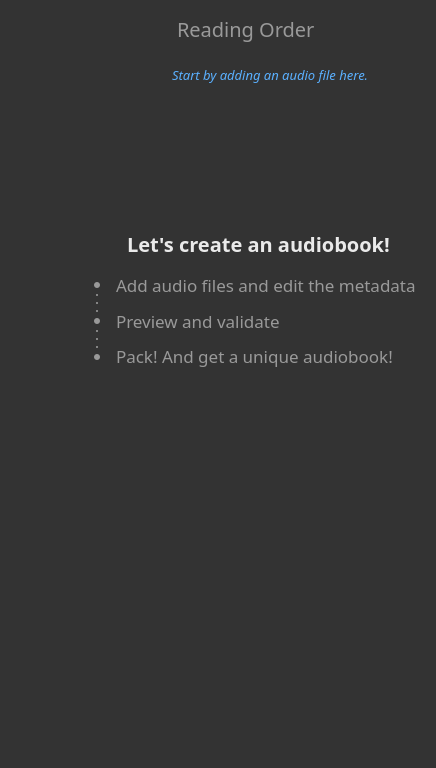
<?xml version="1.0" encoding="UTF-8"?>
<ui version="4.0">
 <class>ReadingOrderWidget</class>
 <widget class="QWidget" name="ReadingOrderWidget">
  <property name="geometry">
   <rect>
    <x>0</x>
    <y>0</y>
    <width>436</width>
    <height>768</height>
   </rect>
  </property>
  <property name="sizePolicy">
   <sizepolicy hsizetype="Fixed" vsizetype="Preferred">
    <horstretch>0</horstretch>
    <verstretch>0</verstretch>
   </sizepolicy>
  </property>
  <property name="minimumSize">
   <size>
    <width>436</width>
    <height>0</height>
   </size>
  </property>
  <property name="maximumSize">
   <size>
    <width>436</width>
    <height>16777215</height>
   </size>
  </property>
  <property name="acceptDrops">
   <bool>true</bool>
  </property>
  <property name="windowTitle">
   <string>Form</string>
  </property>
  <property name="styleSheet">
   <string notr="true">background: #333333;
box-shadow: inset 1px 0px 0px rgba(0, 0, 0, 0.25);</string>
  </property>
  <layout class="QGridLayout" name="gridLayout">
   <item row="0" column="0">
    <layout class="QVBoxLayout" name="verticalLayout">
     <property name="spacing">
      <number>0</number>
     </property>
     <item>
      <widget class="QWidget" name="widget" native="true">
       <property name="sizePolicy">
        <sizepolicy hsizetype="Fixed" vsizetype="Fixed">
         <horstretch>0</horstretch>
         <verstretch>0</verstretch>
        </sizepolicy>
       </property>
       <property name="minimumSize">
        <size>
         <width>420</width>
         <height>40</height>
        </size>
       </property>
       <property name="maximumSize">
        <size>
         <width>420</width>
         <height>40</height>
        </size>
       </property>
       <property name="styleSheet">
        <string notr="true">background: #333333;
/* background: rgba(255, 255, 255, 0.0001); */
box-shadow: inset 0px 1px 0px rgba(0, 0, 0, 0.2);
</string>
       </property>
       <widget class="QPushButton" name="pushButton_Add">
        <property name="geometry">
         <rect>
          <x>380</x>
          <y>0</y>
          <width>40</width>
          <height>40</height>
         </rect>
        </property>
        <property name="sizePolicy">
         <sizepolicy hsizetype="Fixed" vsizetype="Fixed">
          <horstretch>0</horstretch>
          <verstretch>0</verstretch>
         </sizepolicy>
        </property>
        <property name="minimumSize">
         <size>
          <width>40</width>
          <height>40</height>
         </size>
        </property>
        <property name="baseSize">
         <size>
          <width>40</width>
          <height>40</height>
         </size>
        </property>
        <property name="styleSheet">
         <string notr="true">font-family: Noto Sans TC;
font-style: normal;
font-weight: 400;
font-size: 14px;
line-height: 20px;

/*
position: absolute;
width: 24px;
height: 24px;
left: calc(50% - 24px/2);
top: calc(50% - 24px/2);
*/

color: rgba(255, 255, 255, 1);
/* 
background: rgba(255, 255, 255, 0.0001); 
*/


background: #333333;
border: 0px;
color: #FFFFFF;


/*
QToolTip {
	color: rgba(255, 0, 0, 1);
	background: rgba(255, 255, 0, 1);
}
*/

</string>
        </property>
        <property name="text">
         <string/>
        </property>
        <property name="icon">
         <iconset resource="resources.qrc">
          <normaloff>:/SVG/svg/icon/common-add.svg</normaloff>:/SVG/svg/icon/common-add.svg</iconset>
        </property>
        <property name="iconSize">
         <size>
          <width>24</width>
          <height>24</height>
         </size>
        </property>
       </widget>
       <widget class="QLabel" name="label_2">
        <property name="geometry">
         <rect>
          <x>166</x>
          <y>5</y>
          <width>160</width>
          <height>26</height>
         </rect>
        </property>
        <property name="font">
         <font>
          <family>Noto Sans TC</family>
          <pointsize>15</pointsize>
         </font>
        </property>
        <property name="styleSheet">
         <string notr="true">color: rgba(255, 255, 255, 0.5);
background: rgba(255, 255, 255, 0.0001);</string>
        </property>
        <property name="text">
         <string>Reading Order</string>
        </property>
       </widget>
       <widget class="QLabel" name="label">
        <property name="geometry">
         <rect>
          <x>144</x>
          <y>11</y>
          <width>18</width>
          <height>18</height>
         </rect>
        </property>
        <property name="sizePolicy">
         <sizepolicy hsizetype="Fixed" vsizetype="Fixed">
          <horstretch>0</horstretch>
          <verstretch>0</verstretch>
         </sizepolicy>
        </property>
        <property name="styleSheet">
         <string notr="true">background: rgba(255, 255, 255, 0.0001);</string>
        </property>
        <property name="text">
         <string/>
        </property>
        <property name="pixmap">
         <pixmap resource="resources.qrc">:/SVG/svg/icon/reading-order-icon.svg</pixmap>
        </property>
        <property name="scaledContents">
         <bool>true</bool>
        </property>
       </widget>
      </widget>
     </item>
     <item>
      <widget class="QWidget" name="widget_Board" native="true">
       <property name="sizePolicy">
        <sizepolicy hsizetype="Fixed" vsizetype="Fixed">
         <horstretch>0</horstretch>
         <verstretch>0</verstretch>
        </sizepolicy>
       </property>
       <property name="minimumSize">
        <size>
         <width>420</width>
         <height>350</height>
        </size>
       </property>
       <property name="maximumSize">
        <size>
         <width>420</width>
         <height>350</height>
        </size>
       </property>
       <property name="autoFillBackground">
        <bool>false</bool>
       </property>
       <property name="styleSheet">
        <string notr="true"/>
       </property>
       <widget class="QLabel" name="label_NoItem">
        <property name="geometry">
         <rect>
          <x>161</x>
          <y>14</y>
          <width>360</width>
          <height>20</height>
         </rect>
        </property>
        <property name="sizePolicy">
         <sizepolicy hsizetype="Fixed" vsizetype="Fixed">
          <horstretch>0</horstretch>
          <verstretch>0</verstretch>
         </sizepolicy>
        </property>
        <property name="minimumSize">
         <size>
          <width>360</width>
          <height>20</height>
         </size>
        </property>
        <property name="maximumSize">
         <size>
          <width>360</width>
          <height>20</height>
         </size>
        </property>
        <property name="font">
         <font>
          <family>Noto Sans TC</family>
          <pointsize>-1</pointsize>
          <weight>50</weight>
          <italic>true</italic>
          <bold>false</bold>
         </font>
        </property>
        <property name="styleSheet">
         <string notr="true">position: absolute;
width: 197px;
height: 18px;
left: 161px;
top: 13.89px;

font-family: Noto Sans TC;
font-style: italic;
font-weight: normal;
font-size: 13px;
line-height: 18px;
/* identical to box height */

display: flex;
align-items: center;
text-align: right;

/* icon/primary */

color: #5AB0FF;</string>
        </property>
        <property name="text">
         <string>Start by adding an audio file here.</string>
        </property>
        <property name="alignment">
         <set>Qt::AlignLeading|Qt::AlignLeft|Qt::AlignVCenter</set>
        </property>
       </widget>
       <widget class="QWidget" name="widget_Usage" native="true">
        <property name="enabled">
         <bool>true</bool>
        </property>
        <property name="geometry">
         <rect>
          <x>1</x>
          <y>183</y>
          <width>415</width>
          <height>146</height>
         </rect>
        </property>
        <property name="sizePolicy">
         <sizepolicy hsizetype="Fixed" vsizetype="Fixed">
          <horstretch>0</horstretch>
          <verstretch>0</verstretch>
         </sizepolicy>
        </property>
        <property name="minimumSize">
         <size>
          <width>415</width>
          <height>146</height>
         </size>
        </property>
        <property name="maximumSize">
         <size>
          <width>415</width>
          <height>146</height>
         </size>
        </property>
        <property name="styleSheet">
         <string notr="true">/* Group 27 */

/*
position: absolute;
width: 243.01px;
height: 132.25px;
left: 144px;
top: 153px;
*/</string>
        </property>
        <widget class="QLabel" name="label_4">
         <property name="geometry">
          <rect>
           <x>115</x>
           <y>0</y>
           <width>415</width>
           <height>20</height>
          </rect>
         </property>
         <property name="font">
          <font>
           <family>Noto Sans TC</family>
           <pointsize>15</pointsize>
           <weight>75</weight>
           <italic>false</italic>
           <bold>true</bold>
          </font>
         </property>
         <property name="styleSheet">
          <string notr="true">/*
position: absolute;
width: 178px;
height: 20px;
left: calc(50% - 178px/2 - 6px);
top: calc(50% - 20px/2 - 56px);
*/

/*
font-family: Noto Sans TC;
font-style: normal;
font-weight: 500;
font-size: 15px;
line-height: 20px;
display: flex;
align-items: center;
text-align: center;
*/

color: rgba(255, 255, 255, 0.9);
opacity: 0.8;</string>
         </property>
         <property name="text">
          <string>Let's create an audiobook!</string>
         </property>
         <property name="textFormat">
          <enum>Qt::PlainText</enum>
         </property>
        </widget>
        <widget class="QLabel" name="label_5">
         <property name="geometry">
          <rect>
           <x>104</x>
           <y>42</y>
           <width>300</width>
           <height>18</height>
          </rect>
         </property>
         <property name="sizePolicy">
          <sizepolicy hsizetype="Fixed" vsizetype="Fixed">
           <horstretch>0</horstretch>
           <verstretch>0</verstretch>
          </sizepolicy>
         </property>
         <property name="minimumSize">
          <size>
           <width>300</width>
           <height>18</height>
          </size>
         </property>
         <property name="font">
          <font>
           <family>Noto Sans TC</family>
           <pointsize>13</pointsize>
           <italic>false</italic>
           <kerning>true</kerning>
          </font>
         </property>
         <property name="toolTip">
          <string notr="true"/>
         </property>
         <property name="styleSheet">
          <string notr="true">/*
position: absolute;
width: 221px;
height: 18px;
left: calc(50% - 221px/2 + 4.5px);
top: calc(50% - 18px/2 - 14.75px);
*/
/*
font-family: Noto Sans TC;
font-style: italic;
font-weight: normal;
font-size: 13px;
line-height: 18px;
*/
/* identical to box height */

/*
display: flex;
align-items: center;
*/
/* cell/label */

color: rgba(255, 255, 255, 0.5);</string>
         </property>
         <property name="lineWidth">
          <number>0</number>
         </property>
         <property name="text">
          <string>Add audio files and edit the metadata. </string>
         </property>
         <property name="textFormat">
          <enum>Qt::AutoText</enum>
         </property>
        </widget>
        <widget class="QLabel" name="label_6">
         <property name="geometry">
          <rect>
           <x>104</x>
           <y>78</y>
           <width>300</width>
           <height>18</height>
          </rect>
         </property>
         <property name="sizePolicy">
          <sizepolicy hsizetype="Fixed" vsizetype="Fixed">
           <horstretch>0</horstretch>
           <verstretch>0</verstretch>
          </sizepolicy>
         </property>
         <property name="minimumSize">
          <size>
           <width>300</width>
           <height>18</height>
          </size>
         </property>
         <property name="font">
          <font>
           <family>Noto Sans TC</family>
           <pointsize>13</pointsize>
           <italic>false</italic>
           <kerning>true</kerning>
          </font>
         </property>
         <property name="toolTip">
          <string notr="true"/>
         </property>
         <property name="styleSheet">
          <string notr="true">/* Preview and validate */

/*
position: absolute;
width: 119px;
height: 18px;
left: calc(50% - 119px/2 - 46.5px);
top: calc(50% - 18px/2 + 21.25px);

font-family: Noto Sans;
font-style: italic;
font-weight: normal;
font-size: 13px;
line-height: 18px;
*/
/* identical to box height */
/*
display: flex;
align-items: center;
*/
/* cell/label */

color: rgba(255, 255, 255, 0.5);</string>
         </property>
         <property name="text">
          <string>Preview and validate </string>
         </property>
        </widget>
        <widget class="QLabel" name="label_7">
         <property name="geometry">
          <rect>
           <x>104</x>
           <y>111</y>
           <width>300</width>
           <height>22</height>
          </rect>
         </property>
         <property name="sizePolicy">
          <sizepolicy hsizetype="Preferred" vsizetype="Preferred">
           <horstretch>0</horstretch>
           <verstretch>0</verstretch>
          </sizepolicy>
         </property>
         <property name="minimumSize">
          <size>
           <width>300</width>
           <height>22</height>
          </size>
         </property>
         <property name="maximumSize">
          <size>
           <width>16777215</width>
           <height>22</height>
          </size>
         </property>
         <property name="baseSize">
          <size>
           <width>0</width>
           <height>0</height>
          </size>
         </property>
         <property name="font">
          <font>
           <family>Noto Sans TC</family>
           <pointsize>13</pointsize>
           <italic>false</italic>
           <kerning>true</kerning>
          </font>
         </property>
         <property name="toolTip">
          <string notr="true"/>
         </property>
         <property name="styleSheet">
          <string notr="true">/* Preview and validate */

/*
position: absolute;
width: 119px;
height: 18px;
left: calc(50% - 119px/2 - 46.5px);
top: calc(50% - 18px/2 + 21.25px);

font-family: Noto Sans;
font-style: italic;
font-weight: normal;
font-size: 13px;
line-height: 18px;
*/
/* identical to box height */
/*
display: flex;
align-items: center;
*/
/* cell/label */

color: rgba(255, 255, 255, 0.5);</string>
         </property>
         <property name="lineWidth">
          <number>1</number>
         </property>
         <property name="text">
          <string>Pack! And get a unique audiobook!</string>
         </property>
        </widget>
        <widget class="QLabel" name="label_8">
         <property name="geometry">
          <rect>
           <x>82</x>
           <y>48</y>
           <width>6</width>
           <height>6</height>
          </rect>
         </property>
         <property name="sizePolicy">
          <sizepolicy hsizetype="Fixed" vsizetype="Fixed">
           <horstretch>0</horstretch>
           <verstretch>0</verstretch>
          </sizepolicy>
         </property>
         <property name="styleSheet">
          <string notr="true">/* Ellipse 38 */


position: absolute;
width: 6px;
height: 6px;
left: calc(50% - 6px/2 - 125px);
top: calc(50% - 6px/2 - 14.75px);

background: #999999;

border-radius: 3px;</string>
         </property>
         <property name="text">
          <string notr="true"/>
         </property>
        </widget>
        <widget class="QLabel" name="label_9">
         <property name="geometry">
          <rect>
           <x>84</x>
           <y>60</y>
           <width>2</width>
           <height>2</height>
          </rect>
         </property>
         <property name="sizePolicy">
          <sizepolicy hsizetype="Fixed" vsizetype="Fixed">
           <horstretch>0</horstretch>
           <verstretch>0</verstretch>
          </sizepolicy>
         </property>
         <property name="styleSheet">
          <string notr="true">/* Ellipse 38 */


position: absolute;
width: 6px;
height: 6px;
left: calc(50% - 6px/2 - 125px);
top: calc(50% - 6px/2 - 14.75px);

background: #999999;

border-radius: 1px;</string>
         </property>
         <property name="text">
          <string notr="true"/>
         </property>
        </widget>
        <widget class="QLabel" name="label_10">
         <property name="geometry">
          <rect>
           <x>84</x>
           <y>68</y>
           <width>2</width>
           <height>2</height>
          </rect>
         </property>
         <property name="sizePolicy">
          <sizepolicy hsizetype="Fixed" vsizetype="Fixed">
           <horstretch>0</horstretch>
           <verstretch>0</verstretch>
          </sizepolicy>
         </property>
         <property name="styleSheet">
          <string notr="true">/* Ellipse 38 */


position: absolute;
width: 6px;
height: 6px;
left: calc(50% - 6px/2 - 125px);
top: calc(50% - 6px/2 - 14.75px);

background: #999999;

border-radius: 1px;</string>
         </property>
         <property name="text">
          <string notr="true"/>
         </property>
        </widget>
        <widget class="QLabel" name="label_12">
         <property name="geometry">
          <rect>
           <x>84</x>
           <y>76</y>
           <width>2</width>
           <height>2</height>
          </rect>
         </property>
         <property name="sizePolicy">
          <sizepolicy hsizetype="Fixed" vsizetype="Fixed">
           <horstretch>0</horstretch>
           <verstretch>0</verstretch>
          </sizepolicy>
         </property>
         <property name="styleSheet">
          <string notr="true">/* Ellipse 38 */


position: absolute;
width: 6px;
height: 6px;
left: calc(50% - 6px/2 - 125px);
top: calc(50% - 6px/2 - 14.75px);

background: #999999;

border-radius: 1px;</string>
         </property>
         <property name="text">
          <string notr="true"/>
         </property>
        </widget>
        <widget class="QLabel" name="label_13">
         <property name="geometry">
          <rect>
           <x>82</x>
           <y>84</y>
           <width>6</width>
           <height>6</height>
          </rect>
         </property>
         <property name="sizePolicy">
          <sizepolicy hsizetype="Fixed" vsizetype="Fixed">
           <horstretch>0</horstretch>
           <verstretch>0</verstretch>
          </sizepolicy>
         </property>
         <property name="styleSheet">
          <string notr="true">/* Ellipse 38 */


position: absolute;
width: 6px;
height: 6px;
left: calc(50% - 6px/2 - 125px);
top: calc(50% - 6px/2 - 14.75px);

background: #999999;

border-radius: 3px;</string>
         </property>
         <property name="text">
          <string notr="true"/>
         </property>
        </widget>
        <widget class="QLabel" name="label_14">
         <property name="geometry">
          <rect>
           <x>82</x>
           <y>120</y>
           <width>6</width>
           <height>6</height>
          </rect>
         </property>
         <property name="sizePolicy">
          <sizepolicy hsizetype="Fixed" vsizetype="Fixed">
           <horstretch>0</horstretch>
           <verstretch>0</verstretch>
          </sizepolicy>
         </property>
         <property name="styleSheet">
          <string notr="true">/* Ellipse 38 */


position: absolute;
width: 6px;
height: 6px;
left: calc(50% - 6px/2 - 125px);
top: calc(50% - 6px/2 - 14.75px);

background: #999999;

border-radius: 3px;</string>
         </property>
         <property name="text">
          <string notr="true"/>
         </property>
        </widget>
        <widget class="QLabel" name="label_15">
         <property name="geometry">
          <rect>
           <x>84</x>
           <y>96</y>
           <width>2</width>
           <height>2</height>
          </rect>
         </property>
         <property name="sizePolicy">
          <sizepolicy hsizetype="Fixed" vsizetype="Fixed">
           <horstretch>0</horstretch>
           <verstretch>0</verstretch>
          </sizepolicy>
         </property>
         <property name="styleSheet">
          <string notr="true">/* Ellipse 38 */


position: absolute;
width: 6px;
height: 6px;
left: calc(50% - 6px/2 - 125px);
top: calc(50% - 6px/2 - 14.75px);

background: #999999;

border-radius: 1px;</string>
         </property>
         <property name="text">
          <string notr="true"/>
         </property>
        </widget>
        <widget class="QLabel" name="label_16">
         <property name="geometry">
          <rect>
           <x>84</x>
           <y>104</y>
           <width>2</width>
           <height>2</height>
          </rect>
         </property>
         <property name="sizePolicy">
          <sizepolicy hsizetype="Fixed" vsizetype="Fixed">
           <horstretch>0</horstretch>
           <verstretch>0</verstretch>
          </sizepolicy>
         </property>
         <property name="styleSheet">
          <string notr="true">/* Ellipse 38 */


position: absolute;
width: 6px;
height: 6px;
left: calc(50% - 6px/2 - 125px);
top: calc(50% - 6px/2 - 14.75px);

background: #999999;

border-radius: 1px;</string>
         </property>
         <property name="text">
          <string notr="true"/>
         </property>
        </widget>
        <widget class="QLabel" name="label_17">
         <property name="geometry">
          <rect>
           <x>84</x>
           <y>112</y>
           <width>2</width>
           <height>2</height>
          </rect>
         </property>
         <property name="sizePolicy">
          <sizepolicy hsizetype="Fixed" vsizetype="Fixed">
           <horstretch>0</horstretch>
           <verstretch>0</verstretch>
          </sizepolicy>
         </property>
         <property name="styleSheet">
          <string notr="true">/* Ellipse 38 */


position: absolute;
width: 6px;
height: 6px;
left: calc(50% - 6px/2 - 125px);
top: calc(50% - 6px/2 - 14.75px);

background: #999999;

border-radius: 1px;</string>
         </property>
         <property name="text">
          <string notr="true"/>
         </property>
        </widget>
       </widget>
       <widget class="QLabel" name="label_Arrow">
        <property name="geometry">
         <rect>
          <x>370</x>
          <y>0</y>
          <width>50</width>
          <height>50</height>
         </rect>
        </property>
        <property name="sizePolicy">
         <sizepolicy hsizetype="Fixed" vsizetype="Fixed">
          <horstretch>0</horstretch>
          <verstretch>0</verstretch>
         </sizepolicy>
        </property>
        <property name="minimumSize">
         <size>
          <width>50</width>
          <height>50</height>
         </size>
        </property>
        <property name="maximumSize">
         <size>
          <width>50</width>
          <height>50</height>
         </size>
        </property>
        <property name="baseSize">
         <size>
          <width>50</width>
          <height>50</height>
         </size>
        </property>
        <property name="font">
         <font>
          <family>Noto Sans</family>
          <pointsize>11</pointsize>
          <weight>50</weight>
          <italic>true</italic>
          <bold>false</bold>
         </font>
        </property>
        <property name="styleSheet">
         <string notr="true"/>
        </property>
        <property name="text">
         <string notr="true"/>
        </property>
        <property name="pixmap">
         <pixmap resource="resources.qrc">:/SVG/svg/icon/ftu-add-reading-order-arrow.svg</pixmap>
        </property>
        <property name="scaledContents">
         <bool>true</bool>
        </property>
        <property name="alignment">
         <set>Qt::AlignCenter</set>
        </property>
       </widget>
      </widget>
     </item>
     <item>
      <widget class="QLabel" name="label_Book">
       <property name="enabled">
        <bool>true</bool>
       </property>
       <property name="sizePolicy">
        <sizepolicy hsizetype="Fixed" vsizetype="Fixed">
         <horstretch>0</horstretch>
         <verstretch>0</verstretch>
        </sizepolicy>
       </property>
       <property name="minimumSize">
        <size>
         <width>420</width>
         <height>200</height>
        </size>
       </property>
       <property name="maximumSize">
        <size>
         <width>420</width>
         <height>200</height>
        </size>
       </property>
       <property name="baseSize">
        <size>
         <width>0</width>
         <height>0</height>
        </size>
       </property>
       <property name="font">
        <font>
         <family>Noto Sans</family>
         <pointsize>11</pointsize>
         <weight>50</weight>
         <italic>true</italic>
         <bold>false</bold>
        </font>
       </property>
       <property name="styleSheet">
        <string notr="true">/* Start by adding an audio file here. */


position: absolute;
width: 197px;
height: 18px;


font-style: italic;
font-weight: normal;


/* identical to box height */

display: flex;
align-items: center;
text-align: right;

/* icon/primary */

color: #5AB0FF;</string>
       </property>
       <property name="text">
        <string notr="true"/>
       </property>
       <property name="pixmap">
        <pixmap resource="resources.qrc">:/SVG/svg/icon/ftu-background-pattern.svg</pixmap>
       </property>
       <property name="scaledContents">
        <bool>true</bool>
       </property>
       <property name="alignment">
        <set>Qt::AlignBottom|Qt::AlignHCenter</set>
       </property>
       <property name="textInteractionFlags">
        <set>Qt::NoTextInteraction</set>
       </property>
      </widget>
     </item>
     <item>
      <widget class="QListWidget" name="listWidget">
       <property name="enabled">
        <bool>true</bool>
       </property>
       <property name="sizePolicy">
        <sizepolicy hsizetype="Fixed" vsizetype="Preferred">
         <horstretch>0</horstretch>
         <verstretch>0</verstretch>
        </sizepolicy>
       </property>
       <property name="minimumSize">
        <size>
         <width>420</width>
         <height>0</height>
        </size>
       </property>
       <property name="maximumSize">
        <size>
         <width>420</width>
         <height>16777215</height>
        </size>
       </property>
       <property name="acceptDrops">
        <bool>false</bool>
       </property>
       <property name="toolTip">
        <string notr="true"/>
       </property>
       <property name="autoFillBackground">
        <bool>true</bool>
       </property>
       <property name="styleSheet">
        <string notr="true">/*
QListWidget {
	border: 0px;
}

QListWidget::item:hover {
	background: #333333;
}
*/

border:0px;

color: rgba(255, 255, 255, 0.5);
background: rgba(255, 255, 255, 0.0001);

margin: 0px;
spacing: 0px;
/*
QListWidget::item:hover,
QListWidget::item:disabled:hover,
QListWidget::item:hover:!active,
{background: #333333;}
*/</string>
       </property>
       <property name="lineWidth">
        <number>0</number>
       </property>
       <property name="midLineWidth">
        <number>0</number>
       </property>
       <property name="verticalScrollBarPolicy">
        <enum>Qt::ScrollBarAsNeeded</enum>
       </property>
       <property name="horizontalScrollBarPolicy">
        <enum>Qt::ScrollBarAlwaysOff</enum>
       </property>
       <property name="autoScrollMargin">
        <number>0</number>
       </property>
       <property name="editTriggers">
        <set>QAbstractItemView::NoEditTriggers</set>
       </property>
       <property name="showDropIndicator" stdset="0">
        <bool>false</bool>
       </property>
       <property name="dragEnabled">
        <bool>true</bool>
       </property>
       <property name="dragDropOverwriteMode">
        <bool>false</bool>
       </property>
       <property name="dragDropMode">
        <enum>QAbstractItemView::InternalMove</enum>
       </property>
       <property name="defaultDropAction">
        <enum>Qt::MoveAction</enum>
       </property>
       <property name="selectionBehavior">
        <enum>QAbstractItemView::SelectItems</enum>
       </property>
       <property name="movement">
        <enum>QListView::Static</enum>
       </property>
       <property name="spacing">
        <number>0</number>
       </property>
       <property name="selectionRectVisible">
        <bool>true</bool>
       </property>
       <property name="sortingEnabled">
        <bool>false</bool>
       </property>
      </widget>
     </item>
    </layout>
   </item>
  </layout>
 </widget>
 <resources>
  <include location="resources.qrc"/>
 </resources>
 <connections/>
</ui>
